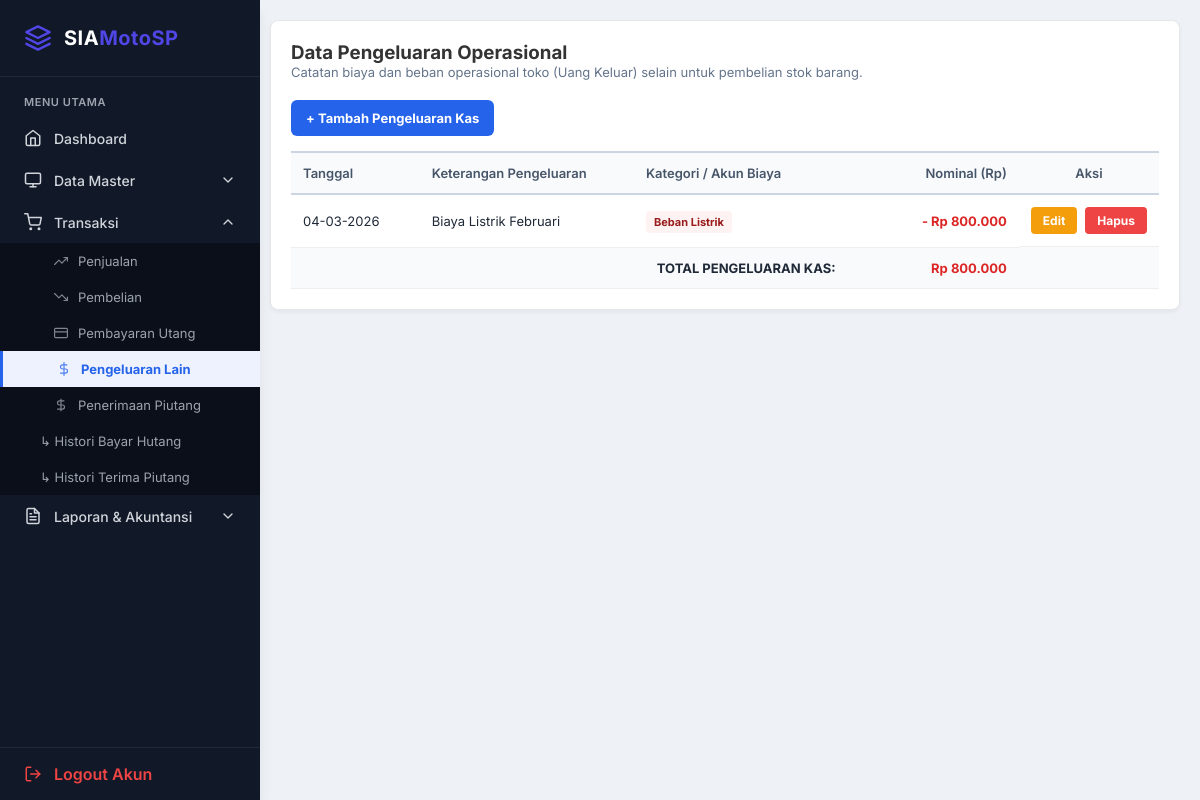
Screenshot of /pengeluaran.php (signed in) with the database file from the repository.
### tables this page shows
CREATE TABLE `tb_pengeluaran` (
  `id` int NOT NULL,
  `tanggal` date DEFAULT NULL,
  `id_akun` int DEFAULT NULL,
  `keterangan` text,
  `jumlah` decimal(15,2) DEFAULT NULL
);

CREATE TABLE `tb_akun` (
  `id` int NOT NULL,
  `kode_akun` varchar(20) NOT NULL,
  `nama_akun` varchar(100) NOT NULL,
  `kategori` enum('aset','liabilitas','modal','pendapatan','beban','hpp') NOT NULL,
  `saldo_normal` enum('debit','kredit') NOT NULL,
  `saldo_awal` decimal(15,2) DEFAULT '0.00',
  `tanggal_saldo_awal` date DEFAULT NULL
);

### pengeluaran.php (the view, shortened to what this page needs)
<?php
include "config/db.php";
$query = "
    SELECT p.*, a.nama_akun
    FROM tb_pengeluaran p
    LEFT JOIN tb_akun a ON p.id_akun = a.id
    ORDER BY p.tanggal DESC, p.id DESC
";
$q = mysqli_query($conn, $query);
?>
<!DOCTYPE html>
<html>
<head>
<link rel="stylesheet" href="inc/style.css">
</head>
<body>
<?php include "sidebar.php"; ?>
<div class="content">
    <div class="card">
        <h3>Data Pengeluaran Operasional</h3>
        <p class="desc">Catatan biaya dan beban operasional toko (Uang Keluar) selain untuk pembelian stok barang.</p>
        <div class="toolbar">
            <a href="pengeluaran_tambah.php" class="btn-tambah">+ Tambah Pengeluaran Kas</a>
        </div>
        <table>
            <thead>
                <tr>
                    <th style="width: 15%;">Tanggal</th>
                    <th style="width: 25%;">Keterangan Pengeluaran</th>
                    <th style="width: 25%;">Kategori / Akun Biaya</th>
                    <th class="right" style="width: 20%;">Nominal (Rp)</th>
                    <th class="center" style="width: 15%;">Aksi</th>
                </tr>
            </thead>
            <tbody>
                <?php
                $total_pengeluaran = 0;
                if(mysqli_num_rows($q) > 0) {
                    while($row = mysqli_fetch_assoc($q)) {
                        $nominal = isset($row['jumlah']) ? $row['jumlah'] : (isset($row['nominal']) ? $row['nominal'] : 0);
                        $total_pengeluaran += $nominal;
                ?>
                <tr>
                    <td><?= date('d-m-Y', strtotime($row['tanggal'])) ?></td>
                    <td><?= htmlspecialchars($row['keterangan'] ?? '-') ?></td>
                    <td><span class="badge-beban"><?= htmlspecialchars($row['nama_akun'] ?? 'Beban Operasional') ?></span></td>
                    <td class="right" style="color: #dc2626; font-weight: bold;">- Rp <?= number_format($nominal,0,',','.') ?></td>
                    <td class="center aksi-btn">
                        <a href="pengeluaran_edit.php?id=<?= $row['id'] ?>" class="btn-sm btn-edit">Edit</a>
                        <a href="pengeluaran_hapus.php?id=<?= $row['id'] ?>" class="btn-sm btn-hapus" onclick="return confirm('Yakin ingin menghapus data pengeluaran ini? Jurnal terkait juga harus disesuaikan.')">Hapus</a>
                    </td>
                </tr>
                <?php
                    }
                } else {
                    echo "<tr><td colspan='5' class='center' style='padding: 20px; color: #94a3b8;'>Belum ada data pengeluaran kas.</td></tr>";
                }
                ?>
                <tr class="total-row">
                    <td colspan="3" class="right">TOTAL PENGELUARAN KAS:</td>
                    <td class="right" style="color: #dc2626;">Rp <?= number_format($total_pengeluaran,0,',','.') ?></td>
                    <td></td>
                </tr>
            </tbody>
        </table>
    </div>
</div>
</body>
</html>

### inc/style.css (style rules this page uses)
:root { --primary: #4F46E5; --primary-hover: #4338CA; --success: #10B981; --danger: #EF4444; --bg-light: #F3F4F6; --sidebar-bg: #111827; --sidebar-text: #D1D5DB; --sidebar-hover: #1F2937; --card-bg: #FFFFFF; --text-main: #1F2937; --text-muted: #6B7280; --border: #E5E7EB; --shadow-sm: 0 1px 2px 0 rgba(0, 0, 0, 0.05); --shadow-md: 0 4px 6px -1px rgba(0, 0, 0, 0.1), 0 2px 4px -1px rgba(0, 0, 0, 0.06); --shadow-lg: 0 10px 15px -3px rgba(0, 0, 0, 0.1), 0 4px 6px -2px rgba(0, 0, 0, 0.05); }
* { margin: 0; padding: 0; box-sizing: border-box; font-family: 'Inter', sans-serif; }
body { background-color: var(--bg-light); color: var(--text-main); display: flex; min-height: 100vh; }
.content { padding: 32px; flex: 1; }
.card { background: var(--card-bg); border-radius: 12px; padding: 24px; box-shadow: var(--shadow-md); border: 1px solid var(--border); transition: transform 0.2s ease, box-shadow 0.2s ease; }

### pengeluaran.php (style rules this page uses)
.content { margin-left:250px; padding:20px; background:#eef1f5; min-height:100vh; }
.card { background:#fff; border-radius:8px; padding:20px; box-shadow: 0 2px 4px rgba(0,0,0,0.05); }
h3 { margin-top:0; color:#333; }
p.desc { font-size: 13px; color: #64748b; margin-bottom: 20px; }
.toolbar { display: flex; justify-content: space-between; align-items: center; margin-bottom: 15px; }
.btn-tambah { background: #2563eb; color: #fff; padding: 10px 15px; border-radius: 6px; text-decoration: none; font-size: 13px; font-weight: bold; }
table { width:100%; border-collapse:collapse; margin-top:10px; }
th, td { padding:12px; border-bottom:1px solid #eee; font-size:13px; text-align: left; }
th { background:#f8fafc; color: #475569; font-weight: 600; border-top: 2px solid #cbd5e1; border-bottom: 2px solid #cbd5e1; }
td.right, th.right { text-align: right; }
td.center, th.center { text-align: center; }
.aksi-btn { display: flex; gap: 8px; justify-content: center; }
.btn-sm { padding: 6px 12px; border-radius: 4px; text-decoration: none; font-size: 12px; font-weight: bold; color: white; }
.btn-edit { background: #f59e0b; }
.btn-hapus { background: #ef4444; }
.badge-beban { background-color: #fef2f2; color: #991b1b; padding: 4px 8px; border-radius: 4px; font-weight: bold; font-size: 11px; }
.total-row { background: #f8fafc; font-weight: bold; font-size: 15px; }

### rows the page displays
tb_pengeluaran: tanggal "04-03-2026", keterangan "Biaya Listrik Februari", id_akun.nama_akun "Beban Listrik", jumlah "800.000"

### other values shown
$total_pengeluaran "800.000"
